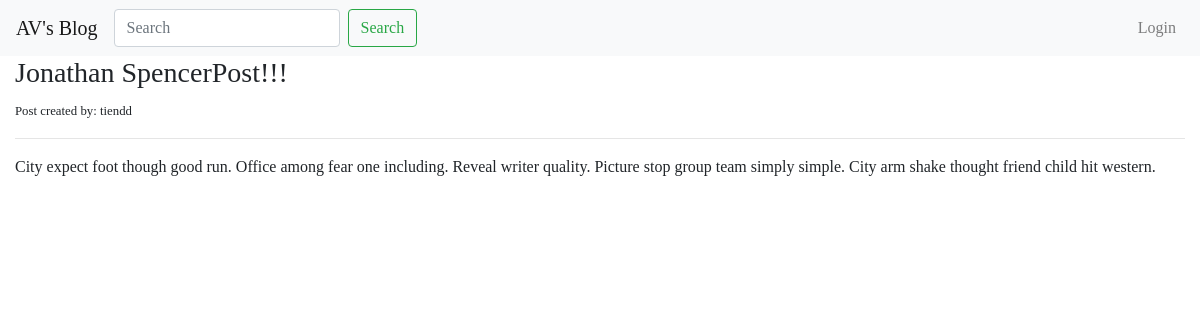
Screenshot of /blog/26 with the database file from the repository.
### blog/models.py (models this page shows, shortened)
class Post(models.Model):
    STATUS_CHOICES = (
        ('draft', 'Draft'),
        ('published', 'Published')
    )
    title = models.CharField(max_length=100, null=True, blank=True, unique=False)
    slug = models.SlugField(max_length=120)
    author = models.ForeignKey(User, related_name='blog_posts', on_delete=models.DO_NOTHING)
    body = models.TextField()
    created = models.DateTimeField(auto_now_add=True)
    updated = models.DateTimeField(auto_now=True)
    status = models.CharField(max_length=10, choices=STATUS_CHOICES, default='draft')

### blog/views.py (the view)
# urls.py: path('blog/<int:id>', views.post_detail, name='post_detail'),
def post_detail(request, id):
    post = get_object_or_404(Post, id=id)
    context = {
        'post': post,
    }
    return render(request, 'blog/post_detail.html', context)

### templates/blog/post_detail.html (shortened to what this page needs)
{% extends 'blog/base.html' %}
{% block content %}
    <h3>{{ post.title }}</h3>
    <small> Post created by: {{ post.author }}</small>
    <hr>
    <p> {{ post.body }}</p>
{% endblock %}

### static/blog/style.css (style rules this page uses)
html { position: relative; min-height: 100%; }
body { font-family: 'Lucida Casaul', 'Comic Sans MS'; }

### rows the page displays
Post: title "Jonathan SpencerPost!!!", author "tiendd", body "City expect foot though good run. Office among fear one including. Reveal writer quality. Picture stop group team simply simple. City arm shake thought friend child hit western."
